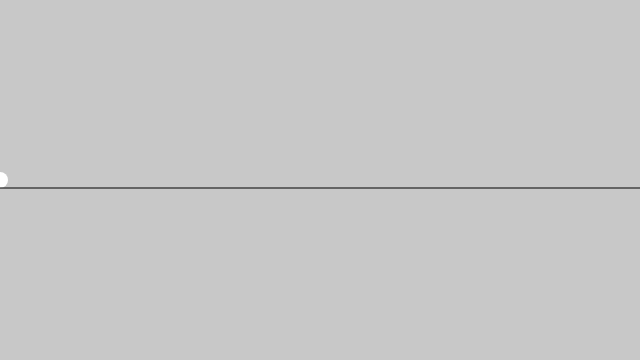
Frame 1 (no input)
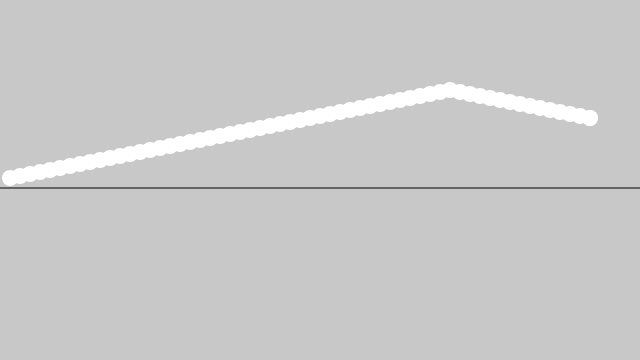
Frame 60 (no input)
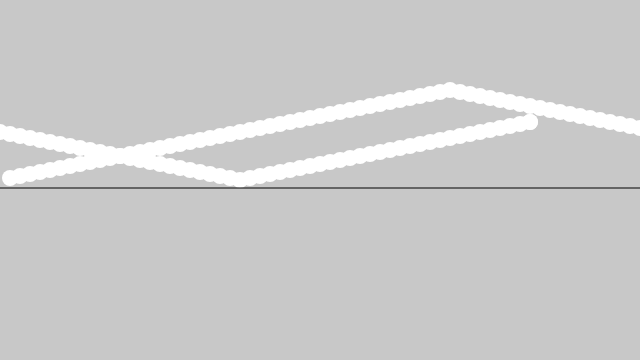
Frame 120 (the mouse pressed at the canvas centre since frame 60)

The p5.js sketch that drew these frames (run headless with seeded random() and noise() and a simulated clock; from frame 60 on, the mouse is pressed at the canvas centre):

// p5.js sketch
// ── sketch.js
let b;
let isUp = true;

function setup() {
  createCanvas(640, 360);
  b = new Ball();
}

function draw() {
  background(200);
  b.show();
  b.update();

  stroke(0);
  strokeWeight(1);
  line(0, height / 2 + b.r, width, height / 2 + b.r);
}

class Ball {
  constructor() {
    this.x = 0;
    this.y = height / 2;
    this.r = 8;

    this.history = []; // x,y 的历史纪录
  }

  show() {
    noStroke();
    fill(255);
    ellipse(this.x, this.y, this.r * 2, this.r * 2);

    beginShape();

    for (let i = 0; i < this.history.length; i++) {
      let { x, y } = this.history[i];
      ellipse(x, y, this.r * 2);
    }
    endShape();
  }

  update() {
    if (this.x > width + this.r) {
      this.x = 0;
    } else {
      this.x += 10;
    }

    if (this.y > height / 4 && isUp) {
      this.y -= 2;
      if (this.y <= height / 4) {
        isUp = false;
      }
    } else {
      this.y += 2;
      if (this.y >= height / 2) {
        isUp = true;
      }
    }

    let v = createVector(this.x, this.y);
    this.history.push(v);

    if (this.history.length > 800) {
      this.history.splice(0, 1);
    }
  }
}
